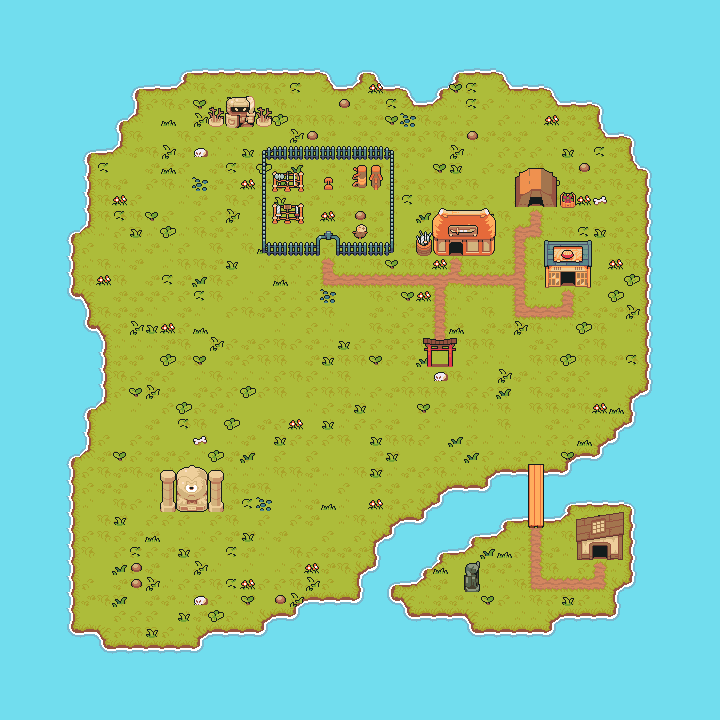

Tiled map render using the project's own tile images. Description and the map definition, with tile-layer contents summarised, below:
An orthogonal 45x45 tile map with 16x16 px tiles, 8 tile layers (Floor, FloorDetail, Path, Bridge, ...), 4 tilesets.

<map version="1.10" tiledversion="1.10.1" orientation="orthogonal" renderorder="right-down" width="45" height="45" tilewidth="16" tileheight="16" infinite="0" nextlayerid="9" nextobjectid="1">
 <tileset firstgid="1" source="Floor.tsx" />
 <tileset firstgid="573" source="Water.tsx" />
 <tileset firstgid="1049" source="FloorDetail.tsx" />
 <tileset firstgid="1129" source="House.tsx" />
 <layer id="1" name="Floor" width="45" height="45">
  <data>[2025 cells, 2025 non-empty, 18 distinct tile ids]</data>
 </layer>
 <layer id="2" name="FloorDetail" width="45" height="45">
  <data>[2025 cells, 1158 non-empty, 59 distinct tile ids]</data>
 </layer>
 <layer id="5" name="Path" width="45" height="45">
  <data>[2025 cells, 39 non-empty, 10 distinct tile ids]</data>
 </layer>
 <layer id="8" name="Bridge" width="45" height="45">
  <data>[2025 cells, 4 non-empty, 3 distinct tile ids]</data>
 </layer>
 <layer id="7" name="Lake" width="45" height="45">
  <data>[2025 cells, 0 non-empty, 0 distinct tile ids]</data>
 </layer>
 <layer id="6" name="Statue" width="45" height="45">
  <data>[2025 cells, 22 non-empty, 17 distinct tile ids]</data>
 </layer>
 <layer id="3" name="House" width="45" height="45">
  <data>[2025 cells, 93 non-empty, 75 distinct tile ids]</data>
 </layer>
 <layer id="4" name="OverHouse" width="45" height="45">
  <data>[2025 cells, 2 non-empty, 2 distinct tile ids]</data>
 </layer>
</map>
